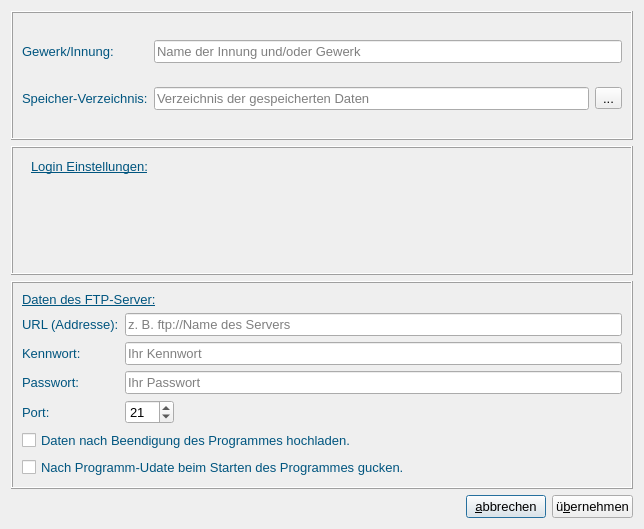
<?xml version="1.0" encoding="UTF-8"?>
<ui version="4.0">
 <class>DialogAppSettings</class>
 <widget class="QDialog" name="DialogAppSettings">
  <property name="geometry">
   <rect>
    <x>0</x>
    <y>0</y>
    <width>644</width>
    <height>529</height>
   </rect>
  </property>
  <property name="font">
   <font>
    <pointsize>10</pointsize>
   </font>
  </property>
  <property name="windowTitle">
   <string>Dialog</string>
  </property>
  <layout class="QGridLayout" name="gridLayout_3">
   <item row="2" column="0" colspan="3">
    <widget class="QFrame" name="frame_2">
     <property name="frameShape">
      <enum>QFrame::Box</enum>
     </property>
     <property name="frameShadow">
      <enum>QFrame::Raised</enum>
     </property>
     <layout class="QVBoxLayout" name="verticalLayout">
      <item>
       <widget class="QLabel" name="label_3">
        <property name="palette">
         <palette>
          <active>
           <colorrole role="WindowText">
            <brush brushstyle="SolidPattern">
             <color alpha="255">
              <red>0</red>
              <green>85</green>
              <blue>127</blue>
             </color>
            </brush>
           </colorrole>
          </active>
          <inactive>
           <colorrole role="WindowText">
            <brush brushstyle="SolidPattern">
             <color alpha="255">
              <red>0</red>
              <green>85</green>
              <blue>127</blue>
             </color>
            </brush>
           </colorrole>
          </inactive>
          <disabled>
           <colorrole role="WindowText">
            <brush brushstyle="SolidPattern">
             <color alpha="255">
              <red>120</red>
              <green>120</green>
              <blue>120</blue>
             </color>
            </brush>
           </colorrole>
          </disabled>
         </palette>
        </property>
        <property name="font">
         <font>
          <underline>true</underline>
         </font>
        </property>
        <property name="text">
         <string>Daten des FTP-Server:</string>
        </property>
       </widget>
      </item>
      <item>
       <layout class="QGridLayout" name="gridLayout_2">
        <item row="0" column="0">
         <widget class="QLabel" name="label_4">
          <property name="palette">
           <palette>
            <active>
             <colorrole role="WindowText">
              <brush brushstyle="SolidPattern">
               <color alpha="255">
                <red>0</red>
                <green>85</green>
                <blue>127</blue>
               </color>
              </brush>
             </colorrole>
            </active>
            <inactive>
             <colorrole role="WindowText">
              <brush brushstyle="SolidPattern">
               <color alpha="255">
                <red>0</red>
                <green>85</green>
                <blue>127</blue>
               </color>
              </brush>
             </colorrole>
            </inactive>
            <disabled>
             <colorrole role="WindowText">
              <brush brushstyle="SolidPattern">
               <color alpha="255">
                <red>120</red>
                <green>120</green>
                <blue>120</blue>
               </color>
              </brush>
             </colorrole>
            </disabled>
           </palette>
          </property>
          <property name="text">
           <string>URL (Addresse):</string>
          </property>
         </widget>
        </item>
        <item row="0" column="1" colspan="2">
         <widget class="QLineEdit" name="urlEdit">
          <property name="placeholderText">
           <string>z. B. ftp://Name des Servers</string>
          </property>
         </widget>
        </item>
        <item row="1" column="1" colspan="2">
         <widget class="QLineEdit" name="userNameEdit">
          <property name="placeholderText">
           <string>Ihr Kennwort</string>
          </property>
         </widget>
        </item>
        <item row="1" column="0">
         <widget class="QLabel" name="label_5">
          <property name="palette">
           <palette>
            <active>
             <colorrole role="WindowText">
              <brush brushstyle="SolidPattern">
               <color alpha="255">
                <red>0</red>
                <green>85</green>
                <blue>127</blue>
               </color>
              </brush>
             </colorrole>
            </active>
            <inactive>
             <colorrole role="WindowText">
              <brush brushstyle="SolidPattern">
               <color alpha="255">
                <red>0</red>
                <green>85</green>
                <blue>127</blue>
               </color>
              </brush>
             </colorrole>
            </inactive>
            <disabled>
             <colorrole role="WindowText">
              <brush brushstyle="SolidPattern">
               <color alpha="255">
                <red>120</red>
                <green>120</green>
                <blue>120</blue>
               </color>
              </brush>
             </colorrole>
            </disabled>
           </palette>
          </property>
          <property name="text">
           <string>Kennwort:</string>
          </property>
         </widget>
        </item>
        <item row="3" column="2">
         <spacer name="horizontalSpacer">
          <property name="orientation">
           <enum>Qt::Horizontal</enum>
          </property>
          <property name="sizeHint" stdset="0">
           <size>
            <width>338</width>
            <height>20</height>
           </size>
          </property>
         </spacer>
        </item>
        <item row="3" column="0">
         <widget class="QLabel" name="label_7">
          <property name="palette">
           <palette>
            <active>
             <colorrole role="WindowText">
              <brush brushstyle="SolidPattern">
               <color alpha="255">
                <red>0</red>
                <green>85</green>
                <blue>127</blue>
               </color>
              </brush>
             </colorrole>
            </active>
            <inactive>
             <colorrole role="WindowText">
              <brush brushstyle="SolidPattern">
               <color alpha="255">
                <red>0</red>
                <green>85</green>
                <blue>127</blue>
               </color>
              </brush>
             </colorrole>
            </inactive>
            <disabled>
             <colorrole role="WindowText">
              <brush brushstyle="SolidPattern">
               <color alpha="255">
                <red>120</red>
                <green>120</green>
                <blue>120</blue>
               </color>
              </brush>
             </colorrole>
            </disabled>
           </palette>
          </property>
          <property name="text">
           <string>Port:</string>
          </property>
         </widget>
        </item>
        <item row="2" column="1" colspan="2">
         <widget class="QLineEdit" name="passwordEdit">
          <property name="placeholderText">
           <string>Ihr Passwort</string>
          </property>
         </widget>
        </item>
        <item row="3" column="1">
         <widget class="QSpinBox" name="portBox">
          <property name="maximum">
           <number>999</number>
          </property>
          <property name="value">
           <number>21</number>
          </property>
         </widget>
        </item>
        <item row="2" column="0">
         <widget class="QLabel" name="label_6">
          <property name="palette">
           <palette>
            <active>
             <colorrole role="WindowText">
              <brush brushstyle="SolidPattern">
               <color alpha="255">
                <red>0</red>
                <green>85</green>
                <blue>127</blue>
               </color>
              </brush>
             </colorrole>
            </active>
            <inactive>
             <colorrole role="WindowText">
              <brush brushstyle="SolidPattern">
               <color alpha="255">
                <red>0</red>
                <green>85</green>
                <blue>127</blue>
               </color>
              </brush>
             </colorrole>
            </inactive>
            <disabled>
             <colorrole role="WindowText">
              <brush brushstyle="SolidPattern">
               <color alpha="255">
                <red>120</red>
                <green>120</green>
                <blue>120</blue>
               </color>
              </brush>
             </colorrole>
            </disabled>
           </palette>
          </property>
          <property name="text">
           <string>Passwort:</string>
          </property>
         </widget>
        </item>
       </layout>
      </item>
      <item>
       <widget class="QCheckBox" name="uploadDatasBox">
        <property name="palette">
         <palette>
          <active>
           <colorrole role="WindowText">
            <brush brushstyle="SolidPattern">
             <color alpha="255">
              <red>0</red>
              <green>85</green>
              <blue>127</blue>
             </color>
            </brush>
           </colorrole>
          </active>
          <inactive>
           <colorrole role="WindowText">
            <brush brushstyle="SolidPattern">
             <color alpha="255">
              <red>0</red>
              <green>85</green>
              <blue>127</blue>
             </color>
            </brush>
           </colorrole>
          </inactive>
          <disabled>
           <colorrole role="WindowText">
            <brush brushstyle="SolidPattern">
             <color alpha="255">
              <red>120</red>
              <green>120</green>
              <blue>120</blue>
             </color>
            </brush>
           </colorrole>
          </disabled>
         </palette>
        </property>
        <property name="text">
         <string>Daten nach Beendigung des Programmes hochladen.</string>
        </property>
       </widget>
      </item>
      <item>
       <widget class="QCheckBox" name="checkUpdateBox">
        <property name="palette">
         <palette>
          <active>
           <colorrole role="WindowText">
            <brush brushstyle="SolidPattern">
             <color alpha="255">
              <red>0</red>
              <green>85</green>
              <blue>127</blue>
             </color>
            </brush>
           </colorrole>
          </active>
          <inactive>
           <colorrole role="WindowText">
            <brush brushstyle="SolidPattern">
             <color alpha="255">
              <red>0</red>
              <green>85</green>
              <blue>127</blue>
             </color>
            </brush>
           </colorrole>
          </inactive>
          <disabled>
           <colorrole role="WindowText">
            <brush brushstyle="SolidPattern">
             <color alpha="255">
              <red>120</red>
              <green>120</green>
              <blue>120</blue>
             </color>
            </brush>
           </colorrole>
          </disabled>
         </palette>
        </property>
        <property name="text">
         <string>Nach Programm-Udate beim Starten des Programmes gucken.</string>
        </property>
       </widget>
      </item>
     </layout>
    </widget>
   </item>
   <item row="0" column="0" colspan="3">
    <widget class="QFrame" name="frame">
     <property name="frameShape">
      <enum>QFrame::Box</enum>
     </property>
     <property name="frameShadow">
      <enum>QFrame::Raised</enum>
     </property>
     <layout class="QGridLayout" name="gridLayout">
      <item row="0" column="0">
       <widget class="QLabel" name="label">
        <property name="palette">
         <palette>
          <active>
           <colorrole role="WindowText">
            <brush brushstyle="SolidPattern">
             <color alpha="255">
              <red>0</red>
              <green>85</green>
              <blue>127</blue>
             </color>
            </brush>
           </colorrole>
          </active>
          <inactive>
           <colorrole role="WindowText">
            <brush brushstyle="SolidPattern">
             <color alpha="255">
              <red>0</red>
              <green>85</green>
              <blue>127</blue>
             </color>
            </brush>
           </colorrole>
          </inactive>
          <disabled>
           <colorrole role="WindowText">
            <brush brushstyle="SolidPattern">
             <color alpha="255">
              <red>120</red>
              <green>120</green>
              <blue>120</blue>
             </color>
            </brush>
           </colorrole>
          </disabled>
         </palette>
        </property>
        <property name="text">
         <string>Gewerk/Innung:</string>
        </property>
       </widget>
      </item>
      <item row="0" column="1" colspan="2">
       <widget class="QLineEdit" name="orgNameEdit">
        <property name="placeholderText">
         <string>Name der Innung und/oder Gewerk </string>
        </property>
       </widget>
      </item>
      <item row="1" column="0">
       <widget class="QLabel" name="label_2">
        <property name="palette">
         <palette>
          <active>
           <colorrole role="WindowText">
            <brush brushstyle="SolidPattern">
             <color alpha="255">
              <red>0</red>
              <green>85</green>
              <blue>127</blue>
             </color>
            </brush>
           </colorrole>
          </active>
          <inactive>
           <colorrole role="WindowText">
            <brush brushstyle="SolidPattern">
             <color alpha="255">
              <red>0</red>
              <green>85</green>
              <blue>127</blue>
             </color>
            </brush>
           </colorrole>
          </inactive>
          <disabled>
           <colorrole role="WindowText">
            <brush brushstyle="SolidPattern">
             <color alpha="255">
              <red>120</red>
              <green>120</green>
              <blue>120</blue>
             </color>
            </brush>
           </colorrole>
          </disabled>
         </palette>
        </property>
        <property name="text">
         <string>Speicher-Verzeichnis:</string>
        </property>
       </widget>
      </item>
      <item row="1" column="1">
       <widget class="QLineEdit" name="appPathEdit">
        <property name="placeholderText">
         <string>Verzeichnis der gespeicherten Daten</string>
        </property>
       </widget>
      </item>
      <item row="1" column="2">
       <widget class="QToolButton" name="pathButton">
        <property name="text">
         <string>...</string>
        </property>
       </widget>
      </item>
     </layout>
    </widget>
   </item>
   <item row="3" column="1">
    <widget class="QPushButton" name="cancelButton">
     <property name="text">
      <string>&amp;abbrechen</string>
     </property>
    </widget>
   </item>
   <item row="3" column="2">
    <widget class="QPushButton" name="applyButton">
     <property name="text">
      <string>ü&amp;bernehmen</string>
     </property>
    </widget>
   </item>
   <item row="3" column="0">
    <spacer name="horizontalSpacer_2">
     <property name="orientation">
      <enum>Qt::Horizontal</enum>
     </property>
     <property name="sizeHint" stdset="0">
      <size>
       <width>40</width>
       <height>20</height>
      </size>
     </property>
    </spacer>
   </item>
   <item row="1" column="0" colspan="3">
    <widget class="QFrame" name="frame_3">
     <property name="frameShape">
      <enum>QFrame::Box</enum>
     </property>
     <property name="frameShadow">
      <enum>QFrame::Raised</enum>
     </property>
     <widget class="QLabel" name="label_8">
      <property name="geometry">
       <rect>
        <x>20</x>
        <y>10</y>
        <width>171</width>
        <height>21</height>
       </rect>
      </property>
      <property name="palette">
       <palette>
        <active>
         <colorrole role="WindowText">
          <brush brushstyle="SolidPattern">
           <color alpha="255">
            <red>0</red>
            <green>85</green>
            <blue>127</blue>
           </color>
          </brush>
         </colorrole>
        </active>
        <inactive>
         <colorrole role="WindowText">
          <brush brushstyle="SolidPattern">
           <color alpha="255">
            <red>0</red>
            <green>85</green>
            <blue>127</blue>
           </color>
          </brush>
         </colorrole>
        </inactive>
        <disabled>
         <colorrole role="WindowText">
          <brush brushstyle="SolidPattern">
           <color alpha="255">
            <red>120</red>
            <green>120</green>
            <blue>120</blue>
           </color>
          </brush>
         </colorrole>
        </disabled>
       </palette>
      </property>
      <property name="font">
       <font>
        <underline>true</underline>
       </font>
      </property>
      <property name="frameShape">
       <enum>QFrame::NoFrame</enum>
      </property>
      <property name="text">
       <string>Login Einstellungen:</string>
      </property>
     </widget>
    </widget>
   </item>
  </layout>
 </widget>
 <resources/>
 <connections/>
</ui>
